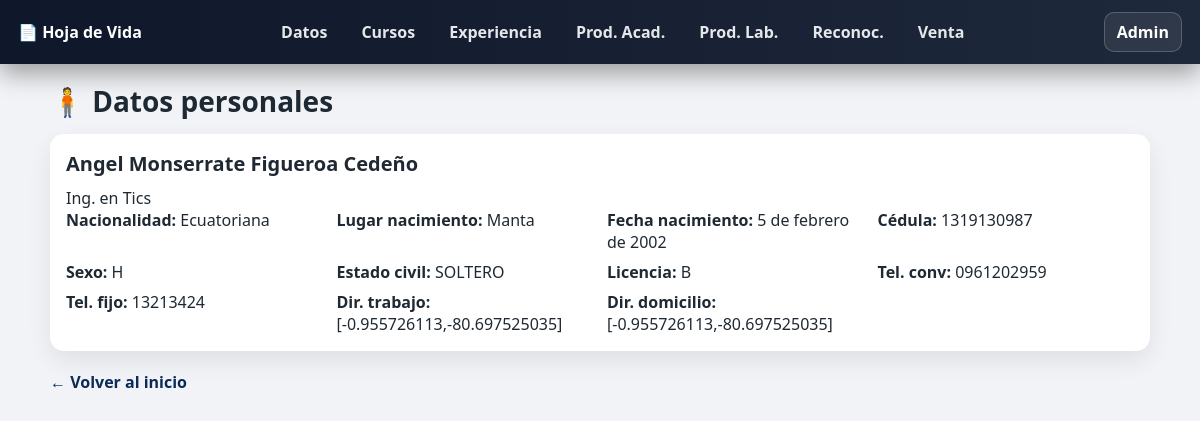
The page /datos-personales/ on the database its author committed.
### cv/models.py (models this page shows, shortened)
class Datospersonales(models.Model):
    SEXO_CHOICES = [
        ("H", "H"),
        ("M", "M"),
    ]
    ESTADO_CIVIL_CHOICES = [
        ("SOLTERO", "Soltero/a"),
        ("CASADO", "Casado/a"),
        ("DIVORCIADO", "Divorciado/a"),
        ("VIUDO", "Viudo/a"),
        ("UNION_LIBRE", "Unión libre"),
    ]
    LICENCIA_CHOICES = [
        ("A", "Tipo A"),
        ("A1", "Tipo A1"),
        ("B", "Tipo B"),
        ("C", "Tipo C"),
        ("C1", "Tipo C1"),
        ("D", "Tipo D"),
        ("E", "Tipo E"),
        ("F", "Tipo F"),
        ("G", "Tipo G"),
    ]
    idperfil = models.AutoField(primary_key=True)
    descripcionperfil = models.CharField(max_length=200, blank=True, null=True)
    foto_perfil = models.ImageField(upload_to="perfiles/", blank=True, null=True)
    perfilactivo = models.BooleanField(default=False)
    permitir_impresion = models.BooleanField(default=False)
    apellidos = models.CharField(max_length=60, blank=False, null=False, validators=[solo_letras_espacios])
    nombres = models.CharField(max_length=60, blank=False, null=False, validators=[solo_letras_espacios])
    nacionalidad = models.CharField(max_length=50, blank=True, null=True)
    lugarnacimiento = models.CharField(max_length=100, blank=True, null=True)
    fechanacimiento = models.DateField(
        blank=False,
        null=False,
        validators=[validar_fecha_no_futura],
    )
    numerocedula = models.CharField(
        unique=True,
        max_length=10,
        blank=False,
        null=False,
        validators=[cedula_10_digitos],
    )
    sexo = models.CharField(max_length=1, blank=True, null=True, choices=SEXO_CHOICES)
    estadocivil = models.CharField(
        max_length=50,
        blank=True,
        null=True,
        choices=ESTADO_CIVIL_CHOICES,
    )
    licenciaconducir = models.CharField(
        max_length=10,
        blank=True,
        null=True,
        choices=LICENCIA_CHOICES,
    )
    telefonoconvencional = models.CharField(max_length=20, blank=True, null=True, validators=[telefono_basico])
    telefonofijo = models.CharField(max_length=20, blank=True, null=True, validators=[telefono_basico])
    direcciontrabajo = models.CharField(max_length=120, blank=True, null=True)
    direcciondomiciliaria = models.CharField(max_length=120, blank=True, null=True)
    sitioweb = models.URLField(max_length=200, blank=True, null=True)
    class Meta:
        db_table = "DATOSPERSONALES"

### cv/views.py (the view)
# urls.py: path("datos-personales/", views.datos_personales, name="datos_personales"),
def datos_personales(request):
    perfil = _get_perfil_activo()
    return render(request, "secciones/datos_personales.html", {"perfil": perfil})

### cv/views.py (called while the page is built)
def _get_perfil_activo():
    return Datospersonales.objects.filter(perfilactivo=True).order_by("-idperfil").first()

### cv/templates/secciones/datos_personales.html (shortened to what this page needs)
{% extends "base.html" %}
{% block content %}
<div class="sec-shell">
 <h1 class="sec-title">🧍 Datos personales</h1>
 {% if perfil %}
  <div class="card">
   <h2 class="card-title">{{ perfil.nombres }} {{ perfil.apellidos }}</h2>
   {% if perfil.descripcionperfil %}<p>{{ perfil.descripcionperfil }}</p>{% endif %}
   <div class="kv">
    {% if perfil.nacionalidad %}<div><b>Nacionalidad:</b> {{ perfil.nacionalidad }}</div>{% endif %}
    {% if perfil.lugarnacimiento %}<div><b>Lugar nacimiento:</b> {{ perfil.lugarnacimiento }}</div>{% endif %}
    {% if perfil.fechanacimiento %}<div><b>Fecha nacimiento:</b> {{ perfil.fechanacimiento }}</div>{% endif %}
    {% if perfil.numerocedula %}<div><b>Cédula:</b> {{ perfil.numerocedula }}</div>{% endif %}
    {% if perfil.sexo %}<div><b>Sexo:</b> {{ perfil.sexo }}</div>{% endif %}
    {% if perfil.estadocivil %}<div><b>Estado civil:</b> {{ perfil.estadocivil }}</div>{% endif %}
    {% if perfil.licenciaconducir %}<div><b>Licencia:</b> {{ perfil.licenciaconducir }}</div>{% endif %}
    {% if perfil.telefonoconvencional %}<div><b>Tel. conv:</b> {{ perfil.telefonoconvencional }}</div>{% endif %}
    {% if perfil.telefonofijo %}<div><b>Tel. fijo:</b> {{ perfil.telefonofijo }}</div>{% endif %}
    {% if perfil.direcciontrabajo %}<div><b>Dir. trabajo:</b> {{ perfil.direcciontrabajo }}</div>{% endif %}
    {% if perfil.direcciondomiciliaria %}<div><b>Dir. domicilio:</b> {{ perfil.direcciondomiciliaria }}</div>{% endif %}
   </div>
  </div>
 {% else %}
  <p>No hay perfil activo.</p>
 {% endif %}
  <a class="back-link" href="{% url 'home' %}">← Volver al inicio</a>
</div>
{% endblock %}

### cv/templates/base.html (shortened to what this page needs)
{% load static %}
<!DOCTYPE html>
<html lang="es">
<head>
  <link rel="stylesheet" href="{% static 'css/ui_nav.css' %}?v=3">
  <link rel="stylesheet" href="{% static 'css/cv_fix.css' %}?v=3">
</head>
<body>
  <header class="nav-top">
    <a class="nav-brand" href="{% url 'home' %}">📄 Hoja de Vida</a>
    <nav class="nav-links">
      <a href="{% url 'datos_personales' %}">Datos</a>
      <a href="{% url 'cursos' %}">Cursos</a>
      <a href="{% url 'experiencia' %}">Experiencia</a>
      <a href="{% url 'productos_academicos' %}">Prod. Acad.</a>
      <a href="{% url 'productos_laborales' %}">Prod. Lab.</a>
      <a href="{% url 'reconocimientos' %}">Reconoc.</a>
      <a href="{% url 'venta_garage' %}">Venta</a>
    </nav>
    <a class="nav-admin" href="/admin/">Admin</a>
  </header>
  <main class="page-wrap">
    {% block content %}{% endblock %}
  </main>
</body>
</html>

### cv/static/css/ui_nav.css (style rules this page uses)
.nav-top { display:flex; align-items:center; justify-content:space-between; gap:12px; padding: 12px 18px; background: linear-gradient(90deg, #0f172a 0%, #1e293b 100%); position: sticky; top: 0; z-index: 99; box-shadow: 0 10px 24px rgba(0,0,0,.35); }
.nav-brand { text-decoration:none; font-weight:900; color:#ffffff; }
.nav-links { display:flex; flex-wrap:wrap; gap:10px; align-items:center; }
.nav-links a { text-decoration:none; color:#e5e7eb; font-weight:700; padding:8px 12px; border-radius:10px; }
.nav-admin { text-decoration:none; font-weight:800; padding: 8px 12px; border-radius:10px; border: 1px solid rgba(255,255,255,.20); color:#ffffff; background: rgba(255,255,255,.08); }

### cv/static/css/cv_fix.css (style rules this page uses)
* { margin: 0; padding: 0; box-sizing: border-box; }
body { font-family: "Segoe UI", Arial, sans-serif; background: #f1f3f6; color: #1f2933; }
.page-wrap { max-width: 1250px; margin: 0 auto; padding: 18px 14px 30px; }
.sec-shell { max-width: 1100px; margin: 0 auto; }
.sec-title { margin: 0 0 14px; font-size: 28px; }
.card { background:#fff; border-radius: 14px; padding: 16px; box-shadow: 0 10px 24px rgba(0,0,0,.08); margin-bottom: 14px; }
.card-title { margin: 0 0 10px; font-size: 20px; }
.kv { display:grid; grid-template-columns: repeat(auto-fit, minmax(240px,1fr)); gap: 8px 14px; }
.back-link { display:inline-block; margin-top: 6px; text-decoration:none; font-weight: 900; color:#0b2a57; }

### rows shown on the page
Datospersonales: nombres "Angel Monserrate", apellidos "Figueroa Cedeño", descripcionperfil "Ing. en Tics", nacionalidad "Ecuatoriana", lugarnacimiento "Manta", fechanacimiento "5 de febrero de 2002", numerocedula "1319130987", sexo "H", estadocivil "SOLTERO", licenciaconducir "B", telefonoconvencional "0961202959", telefonofijo "13213424", direcciontrabajo "[-0.955726113,-80.697525035]", direcciondomiciliaria "[-0.955726113,-80.697525035]"
